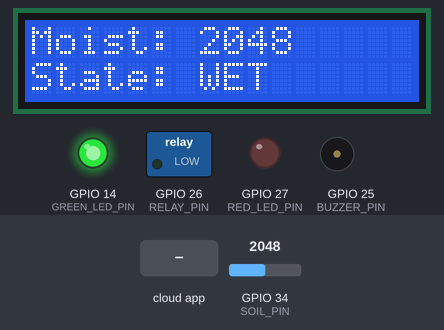
This sketch was run on a simulated ESP32. On the bench: 16×2 character LCD, switched loads named in the sketch (green lamp = pin HIGH), output pins drawn as LEDs (lit = HIGH), buzzer (waves = sounding, pin HIGH). Inputs (shaded band) come from the test bench; at power-on: GPIO 34 (SOIL_PIN) = 2048 (analog values on the 0–4095 scale). WiFi joins after 1.5 s; servers stay silent unless stated; the Firebase database answers and starts empty; what the sketch prints to the serial monitor is not drawn.

Above: at 2.7 s.
2.8 s: GPIO 34 (SOIL_PIN) set to 2530
At 4.5 s:
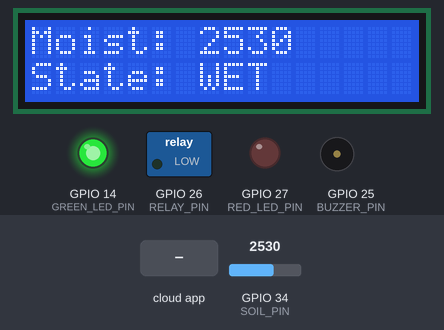
5.1 s: GPIO 34 (SOIL_PIN) set to 2647
At 7.1 s:
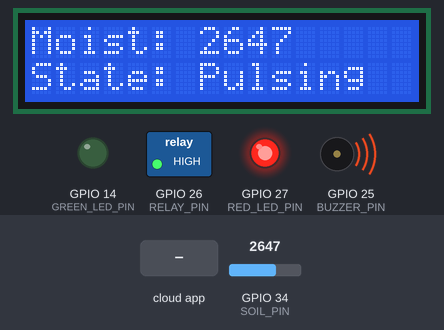
7.4 s: the phone or cloud app sets manualOverride to 1
At 8.5 s:
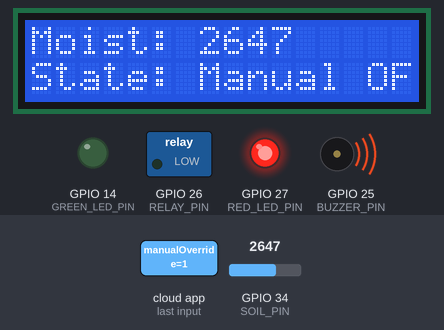
9.7 s: GPIO 34 (SOIL_PIN) set to 2071
At 11.6 s:
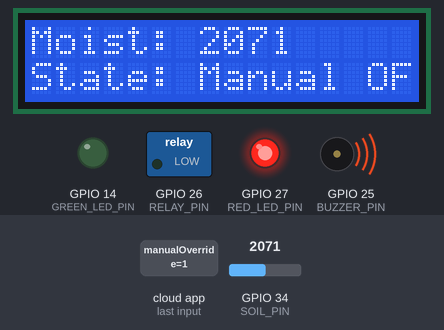
11.9 s: GPIO 34 (SOIL_PIN) set to 1966
At 14.0 s:
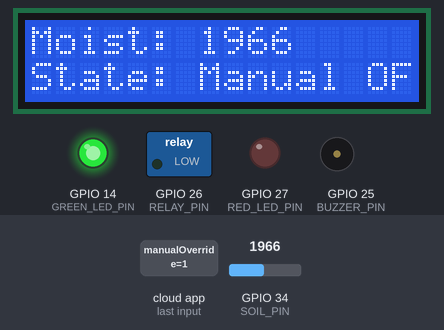
14.3 s: the phone or cloud app sets manualPumpState to 1
At 16.5 s:
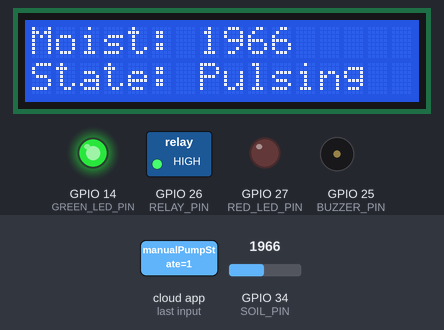
Timing chart, 0 to 17.5 s (numbered marks = the images above; inputs shaded):
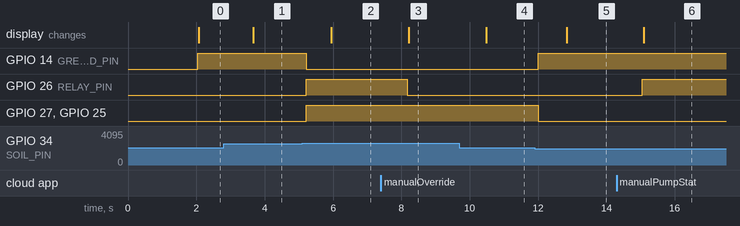

Measured:
- the behaviour switches between 2599 and 2600 on GPIO 34 (SOIL_PIN) (found by bisection; images 1 and 2)
- the behaviour switches between 2001 and 2000 on GPIO 34 (SOIL_PIN) (found by bisection; images 4 and 5)
- after the input at 2.8 s, the display: changes after 0.86 s (image 1)
- after the input at 5.1 s, GPIO 14 (GREEN_LED_PIN): HIGH → LOW after 0.11 s; GPIO 26 (RELAY_PIN), GPIO 27 (RED_LED_PIN), GPIO 25 (BUZZER_PIN): LOW → HIGH after 0.11 s; the display: changes after 0.85 s (image 2)
- after the input at 7.4 s, GPIO 26 (RELAY_PIN): HIGH → LOW after 0.77 s; the display: changes after 0.81 s (image 3)
- after the input at 9.7 s, the display: changes after 0.78 s (image 4)
- after the input at 11.9 s, GPIO 14 (GREEN_LED_PIN): LOW → HIGH after 0.10 s; GPIO 27 (RED_LED_PIN), GPIO 25 (BUZZER_PIN): HIGH → LOW after 0.10 s; the display: changes after 0.93 s (image 5)
- after the input at 14.3 s, GPIO 26 (RELAY_PIN): LOW → HIGH after 0.75 s; the display: changes after 0.79 s (image 6)

The sketch:

SMART_IRRIGATOR.ino
```cpp
/*
  SMART IRRIGATOR - ESP32 DevKit + Firebase Realtime Database
  Arduino IDE sketch

  Library: Firebase-ESP32 by Mobizt (legacy library, as requested).
  The ESP32 must have normal Wi-Fi INTERNET access. It writes to Firebase's
  cloud endpoint, so the phone never connects to the ESP32's local IP address.
*/

#include <WiFi.h>
#include <Wire.h>
#include <LiquidCrystal_I2C.h>
#include <FirebaseESP32.h>


// This local file contains Wi-Fi and Firebase credentials. It is deliberately
// ignored by Git; copy secrets.example.h to secrets.h and fill it locally.
#include "secrets.h"

// Pins
constexpr uint8_t SOIL_PIN = 34;       // ADC input-only pin; sensor MUST be powered at 3.3 V
constexpr uint8_t RED_LED_PIN = 27;
constexpr uint8_t GREEN_LED_PIN = 14;
constexpr uint8_t BUZZER_PIN = 25;
constexpr uint8_t RELAY_PIN = 26;

// Your earlier working sketch used HIGH = pump ON, so preserve that relay behavior.
constexpr bool RELAY_ACTIVE_LOW = false;

// ========== RECALIBRATE THESE on actual ESP32 hardware ==========
// ESP32 ADC readings are 12-bit: 0 to 4095. This sketch assumes a DRY reading
// is HIGHER than a wet reading, which is common for resistive modules. Reverse
// the comparison in isDryReading() if your tested sensor behaves oppositely.
constexpr int defaultDryThreshold = 2600;
constexpr int wetThreshold = 2000;     // Must be lower than dryThreshold: hysteresis gap.
// A farmer may approve an earlier-watering threshold, but never a value that
// crosses the wet threshold or is drier than the originally tested setting.
constexpr int minimumApprovedDryThreshold = wetThreshold + 150;
constexpr int maximumApprovedDryThreshold = defaultDryThreshold;
// ================================================================

// Easy-to-adjust pulsed-irrigation timings.
constexpr unsigned long pulseDuration = 5000UL; // 5 seconds
constexpr unsigned long settleDuration = 6000UL; // 6 seconds; pump cannot restart here
constexpr unsigned long firebasePublishInterval = 3000UL;
constexpr unsigned long firebaseCommandInterval = 750UL;
constexpr unsigned long lcdInterval = 300UL;
// One history point every five minutes keeps the chart useful without flooding
// Firebase. Pump/status changes are also recorded immediately as events.
constexpr unsigned long historyInterval = 5UL * 60UL * 1000UL;

// Change 0x27 to 0x3F if your I2C scanner finds that address.
LiquidCrystal_I2C lcd(0x27, 16, 2);
FirebaseData firebaseData;
FirebaseAuth firebaseAuth;
FirebaseConfig firebaseConfig;

enum IrrigationState { MONITORING, PULSING, SETTLING };
IrrigationState irrigationState = MONITORING;

int moisture = 0;
int activeDryThreshold = defaultDryThreshold;
bool soilIsDry = false;       // Retained in the hysteresis gap.
bool manualOverride = false;
bool manualPumpState = false;
unsigned long stateStartedAt = 0;
unsigned long lastPublishAt = 0;
unsigned long lastCommandAt = 0;
unsigned long lastLcdAt = 0;
unsigned long lastHistoryAt = 0;
unsigned long lastAdaptiveSampleAt = 0;
int previousAdaptiveMoisture = -1;
int moistureAtPulseStart = -1;
float averageDryingRatePerHour = 0.0F;
float averagePulseRecovery = 0.0F;
String previousHistoryPumpState = "";
bool previousHistoryDryState = false;

bool isDryReading(int value) {
  return value >= activeDryThreshold;
}

bool isWetReading(int value) {
  return value <= wetThreshold;
}

void setPump(bool on) {
  digitalWrite(RELAY_PIN, (on == RELAY_ACTIVE_LOW) ? LOW : HIGH);
}

bool pumpIsOn() {
  if (manualOverride) return manualPumpState;
  return irrigationState == PULSING;
}

const char* pumpStateText() {
  if (manualOverride) return manualPumpState ? "ON" : "OFF";
  if (irrigationState == PULSING) return "ON";
  if (irrigationState == SETTLING) return "SETTLING";
  return "OFF";
}

const char* lcdStateText() {
  if (manualOverride) return manualPumpState ? "Pulsing" : "Manual OFF";
  if (irrigationState == PULSING) return "Pulsing";
  if (irrigationState == SETTLING) return "Settling";
  return soilIsDry ? "DRY" : "WET";
}

void updateIndicators() {
  // Red LED and active buzzer warn whenever the soil is currently dry;
  // green LED is on only when the moisture status is wet.
  digitalWrite(RED_LED_PIN, soilIsDry ? HIGH : LOW);
  digitalWrite(GREEN_LED_PIN, soilIsDry ? LOW : HIGH);
  digitalWrite(BUZZER_PIN, soilIsDry ? HIGH : LOW);
}

void readManualCommands() {
  if (millis() - lastCommandAt < firebaseCommandInterval || !Firebase.ready()) return;
  lastCommandAt = millis();

  if (Firebase.getBool(firebaseData, "/aquasense/manualOverride")) {
    manualOverride = firebaseData.boolData();
  }
  if (Firebase.getBool(firebaseData, "/aquasense/manualPumpState")) {
    manualPumpState = firebaseData.boolData();
  }
  // The app writes this only after the farmer explicitly confirms approval.
  // Invalid values are ignored so a bad database write cannot cause flooding.
  if (Firebase.getInt(firebaseData, "/aquasense/approvedDryThreshold")) {
    int requestedThreshold = firebaseData.intData();
    if (requestedThreshold >= minimumApprovedDryThreshold &&
        requestedThreshold <= maximumApprovedDryThreshold) {
      activeDryThreshold = requestedThreshold;
    }
  }

  // Entering manual mode cancels any automatic pulse/settling timer immediately.
  if (manualOverride) irrigationState = MONITORING;
}

void runAutomaticStateMachine() {
  if (manualOverride) return; // Manual override completely bypasses threshold logic.

  switch (irrigationState) {
    case MONITORING:
      if (soilIsDry) {
        irrigationState = PULSING;
        stateStartedAt = millis();
        moistureAtPulseStart = moisture;
      }
      break;
    case PULSING:
      if (millis() - stateStartedAt >= pulseDuration) {
        irrigationState = SETTLING;
        stateStartedAt = millis();
      }
      break;
    case SETTLING:
      // Deliberately do not inspect the threshold to restart during this period.
      if (millis() - stateStartedAt >= settleDuration) {
        // Measure the pulse after the soil has had time to absorb water. This
        // drives a recommendation; it cannot change thresholds by itself.
        if (moistureAtPulseStart >= 0) {
          float recovery = (float)(moistureAtPulseStart - moisture);
          if (recovery > 0) {
            averagePulseRecovery = averagePulseRecovery == 0.0F
              ? recovery
              : (averagePulseRecovery * 0.8F) + (recovery * 0.2F);
          }
          moistureAtPulseStart = -1;
        }
        irrigationState = MONITORING;
      }
      break;
  }
}

void publishToFirebase() {
  if (!Firebase.ready() || millis() - lastPublishAt < firebasePublishInterval) return;
  lastPublishAt = millis();

  // An atomic update prevents the app from seeing a partially-updated status set.
  FirebaseJson update;
  update.set("moisture", moisture);
  update.set("status", soilIsDry ? "DRY" : "WET");
  update.set("pumpState", pumpStateText());
  update.set("lastUpdated/.sv", "timestamp"); // Firebase server time, milliseconds since Unix epoch.

  // The adaptive model only recommends a threshold. The active threshold
  // changes only when the farmer confirms a valid value in the app.
  int adaptiveAdjustment = constrain((int)(averageDryingRatePerHour / 100.0F) * 25, 0, 200);
  int suggestedDryThreshold = constrain(defaultDryThreshold - adaptiveAdjustment,
    minimumApprovedDryThreshold, maximumApprovedDryThreshold);
  update.set("insights/currentDryThreshold", activeDryThreshold);
  update.set("insights/suggestedDryThreshold", suggestedDryThreshold);
  update.set("insights/dryingRatePerHour", averageDryingRatePerHour);
  update.set("insights/pulseRecovery", averagePulseRecovery);
  update.set("insights/mode", "FARMER_APPROVAL_REQUIRED");
  update.set("insights/lastCalculated/.sv", "timestamp");

  if (!Firebase.updateNode(firebaseData, "/aquasense", update)) {
    Serial.print("Firebase publish failed: ");
    Serial.println(firebaseData.errorReason());
  }
}

bool appendHistory(const char* eventName) {
  if (!Firebase.ready()) return false;

  FirebaseJson record;
  record.set("moisture", moisture);
  record.set("status", soilIsDry ? "DRY" : "WET");
  record.set("pumpState", pumpStateText());
  record.set("event", eventName);
  record.set("timestamp/.sv", "timestamp");

  if (!Firebase.pushJSON(firebaseData, "/aquasense/history", record)) {
    Serial.print("Firebase history failed: ");
    Serial.println(firebaseData.errorReason());
    return false;
  }
  return true;
}

void updateAdaptiveModel() {
  unsigned long now = millis();
  if (previousAdaptiveMoisture >= 0 && lastAdaptiveSampleAt > 0) {
    unsigned long elapsed = now - lastAdaptiveSampleAt;
    // Higher ADC readings mean drier soil in this project. Ignore readings
    // during a pump cycle, because they do not represent natural drying.
    if (elapsed > 0 && irrigationState == MONITORING && !manualOverride) {
      int delta = moisture - previousAdaptiveMoisture;
      if (delta > 0) {
        float hourlyRate = ((float)delta * 3600000.0F) / (float)elapsed;
        averageDryingRatePerHour = averageDryingRatePerHour == 0.0F
          ? hourlyRate
          : (averageDryingRatePerHour * 0.8F) + (hourlyRate * 0.2F);
      }
    }
  }
  previousAdaptiveMoisture = moisture;
  lastAdaptiveSampleAt = now;
}

void recordHistoryIfNeeded() {
  const char* currentPumpState = pumpStateText();
  bool pumpChanged = previousHistoryPumpState != currentPumpState;
  bool soilChanged = previousHistoryPumpState.length() > 0 && previousHistoryDryState != soilIsDry;
  bool due = lastHistoryAt == 0 || millis() - lastHistoryAt >= historyInterval;

  if (!due && !pumpChanged && !soilChanged) return;

  const char* eventName = due ? "SAMPLE" : (pumpChanged ? "PUMP_STATE_CHANGED" : "SOIL_STATUS_CHANGED");
  if (appendHistory(eventName)) {
    updateAdaptiveModel();
    lastHistoryAt = millis();
    previousHistoryPumpState = currentPumpState;
    previousHistoryDryState = soilIsDry;
  }
}

void updateLcd() {
  if (millis() - lastLcdAt < lcdInterval) return;
  lastLcdAt = millis();
  lcd.setCursor(0, 0);
  lcd.print("Moist: ");
  lcd.print(moisture);
  lcd.print("    ");
  lcd.setCursor(0, 1);
  lcd.print("State: ");
  lcd.print(lcdStateText());
  lcd.print("       ");
}

void connectWiFi() {
  WiFi.mode(WIFI_STA);
  WiFi.begin(WIFI_SSID, WIFI_PASSWORD);
  Serial.print("Connecting to Wi-Fi");
  while (WiFi.status() != WL_CONNECTED) {
    delay(500);
    Serial.print('.');
  }
  Serial.println();
  Serial.print("Wi-Fi connected. IP: ");
  Serial.println(WiFi.localIP());
}

void setup() {
  Serial.begin(115200);
  pinMode(RED_LED_PIN, OUTPUT);
  pinMode(GREEN_LED_PIN, OUTPUT);
  pinMode(BUZZER_PIN, OUTPUT);
  pinMode(RELAY_PIN, OUTPUT);
  setPump(false); // Safe default: pump off before network setup.

  analogReadResolution(12);
  Wire.begin(21, 22);
  lcd.init();
  lcd.backlight();
  lcd.print("SMART IRRIGATOR");
  lcd.setCursor(0, 1);
  lcd.print("Starting...");

  connectWiFi();
  // This is the current API for the installed Firebase ESP Client library.
  firebaseConfig.database_url = FIREBASE_DATABASE_URL;
  firebaseConfig.signer.tokens.legacy_token = FIREBASE_AUTH;
  Firebase.begin(&firebaseConfig, &firebaseAuth);
  Firebase.reconnectWiFi(true);

  // Create manualOverride/manualPumpState once in the Firebase console (both false).
  // Do NOT reset them here: a reboot must never silently change a remote command.
  stateStartedAt = millis();
}

void loop() {
  // ESP32 ADC1 GPIO34 works while Wi-Fi is active. Do not move this sensor to ADC2.
  moisture = analogRead(SOIL_PIN);

  // Hysteresis: only change the remembered status at either threshold.
  if (isDryReading(moisture)) soilIsDry = true;
  else if (isWetReading(moisture)) soilIsDry = false;

  readManualCommands();
  runAutomaticStateMachine();
  setPump(pumpIsOn());
  updateIndicators();
  updateLcd();
  publishToFirebase();
  recordHistoryIfNeeded();

  // Brief yield; all timing above is non-blocking and uses millis().
  delay(20);
}
```

secrets.example.h
```cpp
#pragma once

// Copy this file to secrets.h. Never commit secrets.h to GitHub.
#define WIFI_SSID "YOUR_WIFI_NAME"
#define WIFI_PASSWORD "YOUR_WIFI_PASSWORD"
#define FIREBASE_DATABASE_URL "https://YOUR_PROJECT-default-rtdb.firebaseio.com"
#define FIREBASE_AUTH "YOUR_FIREBASE_DATABASE_SECRET"
```
